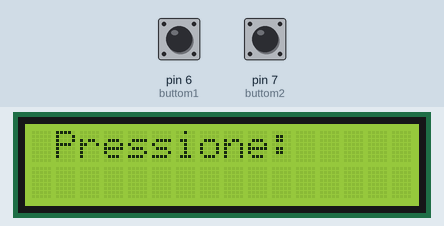
Bench run of a sketch on a simulated Arduino Uno, built with avr-gcc and run on an emulated ATmega328P. Parts: 16×2 character LCD. The inputs (shaded band) are chosen by the test bench; at power-on: pin 6 (buttom1) HIGH, pin 7 (buttom2) HIGH.

Above: at 1.2 s.
1.3 s: pin 6 (buttom1) pulled LOW for 0.15 s
At 2.2 s:
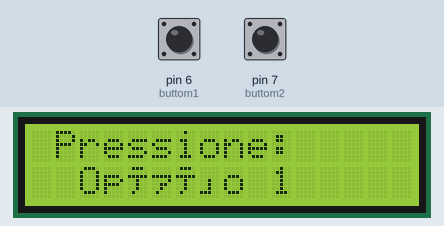
2.9 s: pin 7 (buttom2) pulled LOW for 0.15 s
At 3.4 s:
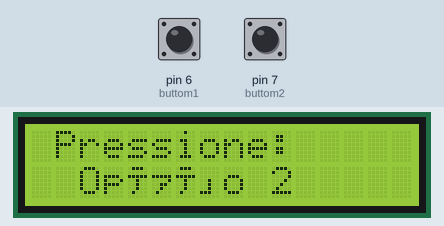
Timing chart, 0 to 5.9 s (numbered marks = the images above; inputs shaded):
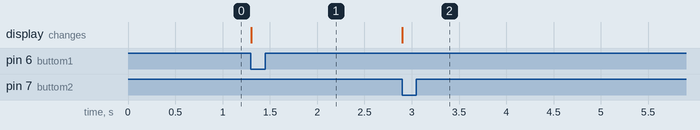

The sketch:

interface_hm_com_display.ino
```cpp
#include <LiquidCrystal.h>

#define buttom1 6 //botao 1 no pino digital 6
#define buttom2 7 //

const int rs = 12, en = 11, d4 = 5, d5 = 4, d6 = 3, d7 = 2;
LiquidCrystal lcd(rs, en, d4, d5, d6, d7);

int b1=0, b2=0;

void setup() {
  pinMode(buttom1, INPUT);
  pinMode(buttom2, INPUT);

  lcd.begin(16, 2);
  lcd.setCursor(1,0);
  lcd.print("Pressione:");
}

void loop() {
  b1 = digitalRead(buttom1);
  b2 = digitalRead(buttom2);

  if(b1 == LOW)
  {
    lcd.setCursor(2,1);
    lcd.print("Opção 1");
  }

  if(b2 == LOW)
  {
    lcd.setCursor(2,1);
    lcd.print("Opção 2");
  }
}
```

Measured:
- after the input at 1.3 s, the display: changes at once (image 1)
- after the input at 2.9 s, the display: changes at once (image 2)
